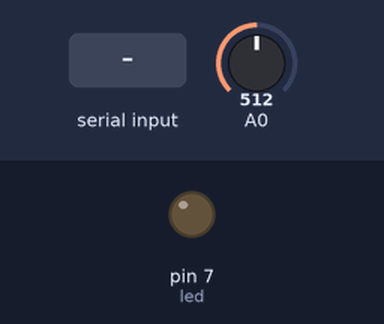
A sketch run on a simulated Arduino Uno, built with avr-gcc and run on an emulated ATmega328P. Shown: output pins drawn as LEDs (lit = HIGH). The test bench sets the inputs (shaded band); at power-on: A0 = 512. What the sketch prints to the serial monitor is not drawn.

Above: at 1.2 s.
1.3 s: "1" received over Serial
At 1.8 s:
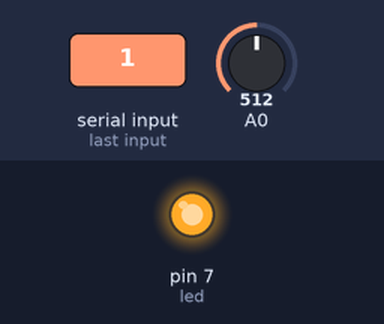
2.8 s: "0" received over Serial
At 4.2 s:
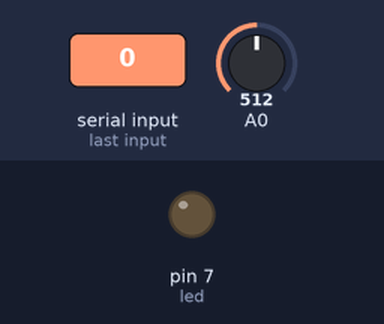
Timing chart, 0 to 5.8 s (numbered marks = the images above; inputs shaded):
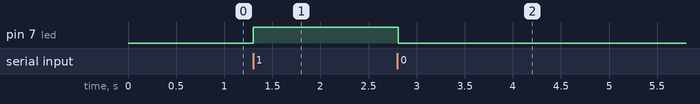

Measured:
- after the input at 1.3 s, pin 7 (led): LOW → HIGH at once
- after the input at 2.8 s, pin 7 (led): HIGH → LOW at once

The sketch:

arduino.ino
```cpp
int led = 7;
int prevVal;
int val;


void setup() {
  pinMode(led, OUTPUT);
  Serial.begin(9600);
}

void loop() {
  if(Serial.available() > 0) {
    char ledState = Serial.read();
    if(ledState == '1'){
      digitalWrite(led, HIGH);
    }
    if(ledState == '0'){
      digitalWrite(led, LOW);
    }
  }

  val = round(analogRead(A0));

  if(val != prevVal) {
    prevVal = val;
    Serial.println(val);
  }
  delay(100);
}
```
